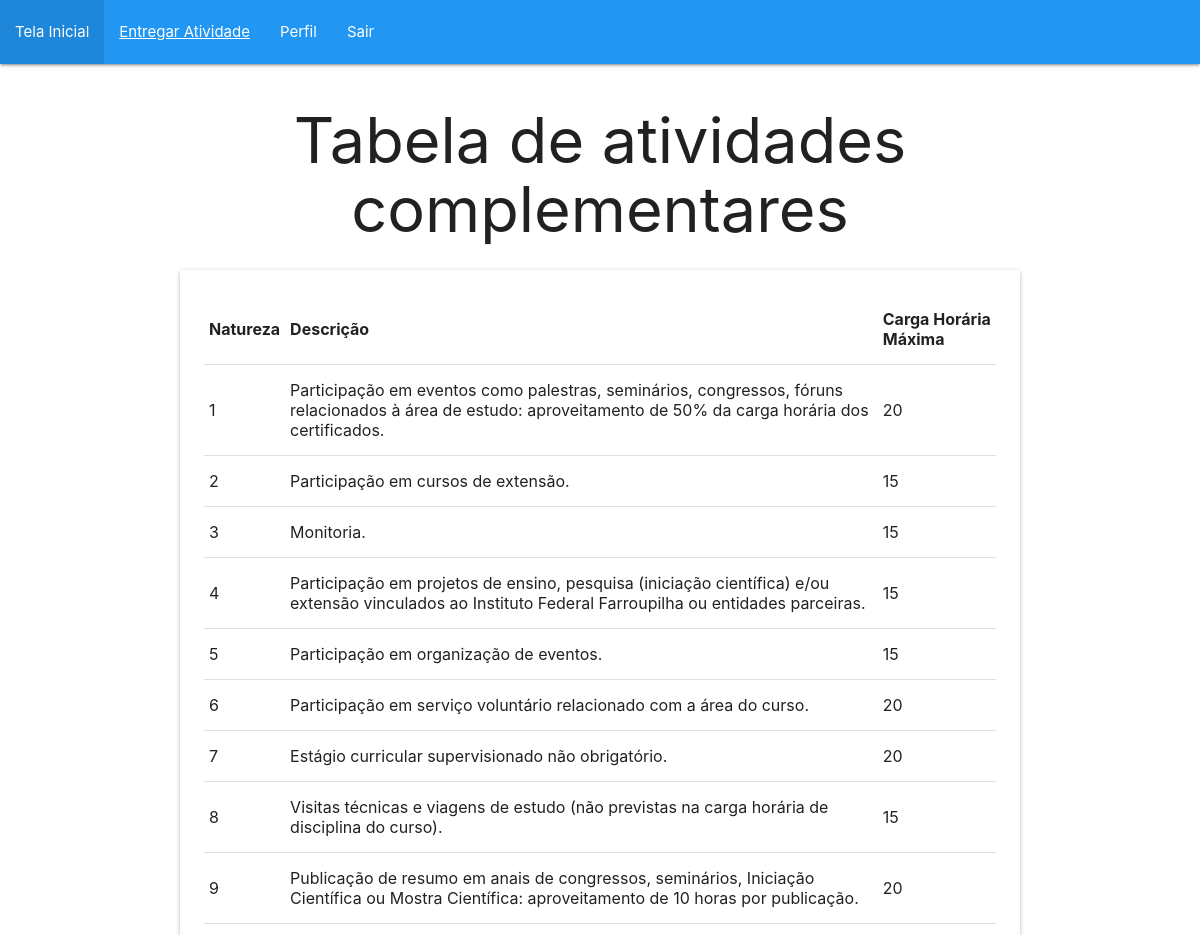
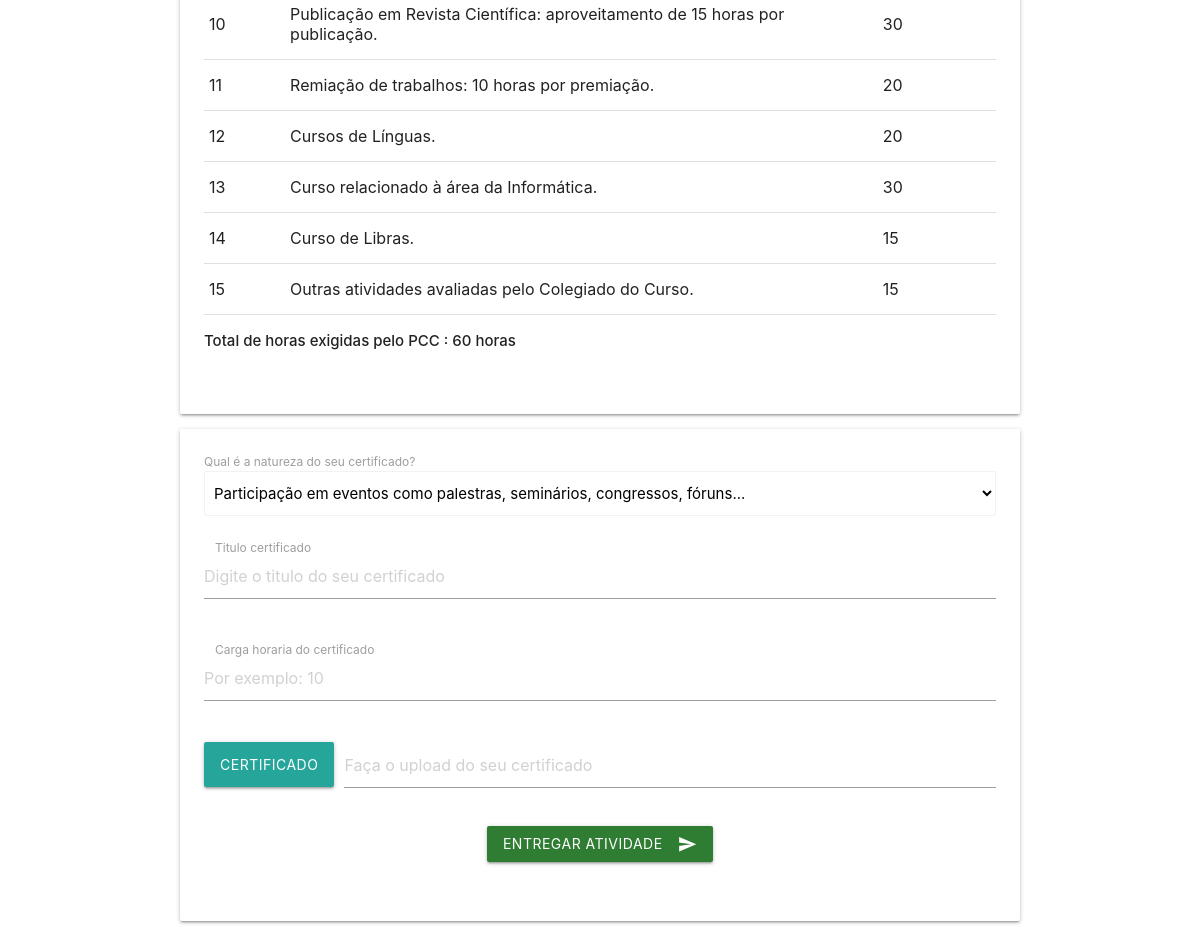
The app's page /crudEntrega/formcadEntrega.php (signed in) with its own data (2 pictures, top to bottom).
### tables this page shows
CREATE TABLE IF NOT EXISTS `atividade_complementar` (
  `id_atividade_complementar` int NOT NULL AUTO_INCREMENT,
  `natureza` int DEFAULT NULL,
  `descricao` text,
  `carga_horaria_maxima` int DEFAULT NULL,
  `id_curso` int DEFAULT NULL,
  PRIMARY KEY (`id_atividade_complementar`),
  KEY `fk_curso_atividade_complementar` (`id_curso`)
);

CREATE TABLE IF NOT EXISTS `curso` (
  `id_curso` int NOT NULL AUTO_INCREMENT,
  `nome_curso` varchar(255) NOT NULL,
  `carga_horaria` int NOT NULL,
  PRIMARY KEY (`id_curso`)
);

### conecta.php (called while the page is built, shortened)
<?php
function excutarSQL($mysql, $sql)
{
    $resultado = mysqli_query($mysql, $sql);
    return $resultado;
}

### boasPraticas/tresPontos.php (called while the page is built)
<?php
function strWordCut($string,$length,$end='...')
{
    $string = strip_tags($string);
    if (strlen($string) > $length) {
        $stringCut = substr($string, 0, $length);
        $string = substr($stringCut, 0, strrpos($stringCut, ' ')) . $end;
    }
    return $string;
}

### crudEntrega/formcadEntrega.php (the view, shortened to what this page needs)
<?php
require_once "../conecta.php";
require_once "../boasPraticas/headerNav.php";
require_once "../boasPraticas/tresPontos.php";
$mysql = conectar();
$sql = "SELECT ea.natureza, ea.descricao, ea.carga_horaria_maxima,
c.carga_horaria
FROM atividade_complementar ea
INNER JOIN curso c
ON ea.id_curso = c.id_curso
WHERE ea.id_curso = "  . $_SESSION['aluno'][2];
$resultado = excutarSQL($mysql, $sql);
$quantidade_linhas = $resultado->num_rows;
?>
<!DOCTYPE html>
<html lang="pt-br">
<head>
    <link type="text/css" rel="stylesheet" href="../materialize/css/materialize.min.css" media="screen,projection" />
</head>
<body>
    <main class="container">
        <?php
        if ($quantidade_linhas == 0) {
        ?>
            <h1 class="center-align">Tabela de atividades complementares</h1>
            <p class="center-align">Não há naturezas de atividades complementares de curso para serem entregues!</p>
        <?php
        } else {
        ?>
            <h1 class="center-align">Tabela de atividades complementares</h1>
            <div class="card-panel">
                <table class="highlight responsive-table">
                    <thead>
                        <tr>
                            <th>Natureza</th>
                            <th>Descrição</th>
                            <th>Carga Horária Máxima</th>
                        </tr>
                    </thead>
                    <tbody>
                        <?php
                        while ($dados = mysqli_fetch_assoc($resultado)) {
                            echo '<tr>';
                            echo '<td>' . $dados['natureza'] . '</td>';
                            echo '<td>' . $dados['descricao'] . '</td>';
                            echo '<td>' . $dados['carga_horaria_maxima'] . '</td>';
                            echo '</tr>';
                        }
                        ?>
                    </tbody>
                </table>
                <?php
                mysqli_data_seek($resultado, 0);
                $total_horas = mysqli_fetch_assoc($resultado);
                ?>
                <p> <strong> Total de horas exigidas pelo PCC : <?php echo $total_horas['carga_horaria'] ?> horas </strong> </p>
                <br>
            </div>
            <div class="card-panel">
                <form action="cadastrarEntrega.php" method="post" enctype="multipart/form-data">
                    <?php
                    $sql2 = "SELECT id_atividade_complementar, descricao FROM atividade_complementar WHERE id_curso = " . $_SESSION['aluno'][2];
                    $resultado2 = excutarSQL($mysql, $sql2);
                    ?>
                    <label>Qual é a natureza do seu certificado?</label>
                    <select equired id="select" name="atividade_complementar" class="browser-default">
                        <?php
                        while ($dados = mysqli_fetch_assoc($resultado2)) {
                        ?>
                            <option value="<?php echo $dados['id_atividade_complementar'] ?>">
                                <?php echo strWordCut($dados['descricao'], 80, "...") ?>
                            </option>
                        <?php
                        }
                        ?>
                    </select>
                    <br>
                    <div class="input-field col s12 espacamento">
                        <input placeholder="Digite o titulo do seu certificado" id="titulo" name="titulo" type="text" class="validate" pattern="^(?!\s*$).+" required>
                        <label for="titulo">Titulo certificado</label>
                        <span class="helper-text" data-error="Você deve preenchar esse campo corretamente este campo."></span>
                    </div>
                    <div class="input-field col s12">
                        <input placeholder="Por exemplo: 10" id="carga" name="carga" type="text" class="validate" pattern="^\d{1,2}$" required>
                        <label for="tcarga">Carga horaria do certificado</label>
                        <span class="helper-text" data-error="Este campo deve ser preenchido com no máximo dois dígitos numéricos."></span>
                    </div>
                    <div class="file-field input-field">
                        <div class="btn">
                            <span>Certificado</span>
                        </div>
                        <div class="file-path-wrapper">
                            <input class="file-path validate" type="text" placeholder="Faça o upload do seu certificado">
                        </div>
                    </div>
                    <div class="row">
                        <div class="col s12">
                            <p class="center-align">
                                <button class="btn waves-effect waves-light #2e7d32 green darken-3 lighten-3" type="submit" name="action">Entregar atividade
                                    <i class="material-icons right">send</i> </button>
                            </p>
                        </div>
                    </div>
            </div>
        <?php
        }
        ?>
    </main>
</body>
</html>

### crudEntrega/formcadEntrega.php (style rules this page uses)
.espacamento { margin-bottom: 30px; }

### records on screen
atividade_complementar: natureza "1", descricao "Participação em eventos como palestras, seminários, congressos, fóruns relacionados à área de estudo: aproveitamento de 50% da carga horária dos certificados.", carga_horaria_maxima "20"
atividade_complementar: natureza "2", descricao "Participação em cursos de extensão.", carga_horaria_maxima "15"
atividade_complementar: natureza "3", descricao "Monitoria.", carga_horaria_maxima "15"
atividade_complementar: natureza "4", descricao "Participação em projetos de ensino, pesquisa (iniciação científica) e/ou extensão vinculados ao Instituto Federal Farroupilha ou entidades parceiras.", carga_horaria_maxima "15"
atividade_complementar: natureza "5", descricao "Participação em organização de eventos.", carga_horaria_maxima "15"
atividade_complementar: natureza "6", descricao "Participação em serviço voluntário relacionado com a área do curso.", carga_horaria_maxima "20"
atividade_complementar: natureza "7", descricao "Estágio curricular supervisionado não obrigatório.", carga_horaria_maxima "20"
atividade_complementar: natureza "8", descricao "Visitas técnicas e viagens de estudo (não previstas na carga horária de disciplina do curso).", carga_horaria_maxima "15"
atividade_complementar: natureza "9", descricao "Publicação de resumo em anais de congressos, seminários, Iniciação Científica ou Mostra Científica: aproveitamento de 10 horas por publicação.", carga_horaria_maxima "20"
atividade_complementar: natureza "10", descricao "Publicação em Revista Científica: aproveitamento de 15 horas por publicação.", carga_horaria_maxima "30"
atividade_complementar: natureza "11", descricao "Remiação de trabalhos: 10 horas por premiação.", carga_horaria_maxima "20"
atividade_complementar: natureza "12", descricao "Cursos de Línguas.", carga_horaria_maxima "20"
atividade_complementar: natureza "13", descricao "Curso relacionado à área da Informática.", carga_horaria_maxima "30"
atividade_complementar: natureza "14", descricao "Curso de Libras.", carga_horaria_maxima "15"
atividade_complementar: natureza "15", descricao "Outras atividades avaliadas pelo Colegiado do Curso.", carga_horaria_maxima "15"
curso: carga_horaria "60"

### other values on screen
form field atividade_complementar "Participação em eventos como palestras, seminários, congressos, fóruns..."
